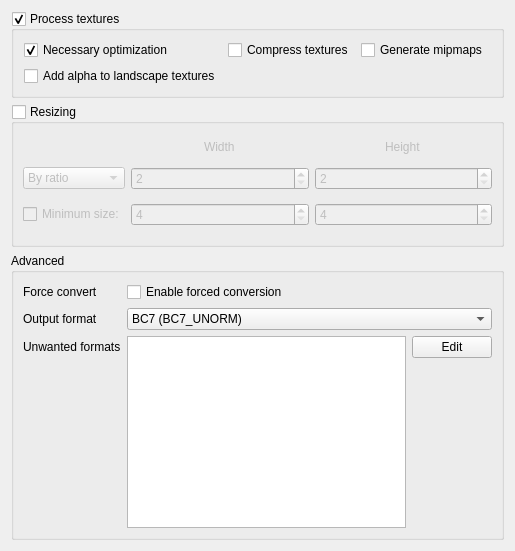
<?xml version="1.0" encoding="UTF-8"?>
<ui version="4.0">
 <class>AdvancedTexturesWindow</class>
 <widget class="QWidget" name="AdvancedTexturesWindow">
  <property name="geometry">
   <rect>
    <x>0</x>
    <y>0</y>
    <width>515</width>
    <height>551</height>
   </rect>
  </property>
  <property name="windowTitle">
   <string>Form</string>
  </property>
  <layout class="QVBoxLayout" name="verticalLayout">
   <item>
    <widget class="QGroupBox" name="mainBox">
     <property name="sizePolicy">
      <sizepolicy hsizetype="Expanding" vsizetype="Fixed">
       <horstretch>0</horstretch>
       <verstretch>0</verstretch>
      </sizepolicy>
     </property>
     <property name="title">
      <string>Process textures</string>
     </property>
     <property name="flat">
      <bool>true</bool>
     </property>
     <property name="checkable">
      <bool>true</bool>
     </property>
     <layout class="QGridLayout" name="gridLayout_2">
      <item row="0" column="3">
       <widget class="QCheckBox" name="mainMipMaps">
        <property name="sizePolicy">
         <sizepolicy hsizetype="Fixed" vsizetype="Fixed">
          <horstretch>0</horstretch>
          <verstretch>0</verstretch>
         </sizepolicy>
        </property>
        <property name="minimumSize">
         <size>
          <width>0</width>
          <height>0</height>
         </size>
        </property>
        <property name="font">
         <font>
          <weight>50</weight>
          <bold>false</bold>
          <kerning>true</kerning>
         </font>
        </property>
        <property name="cursor">
         <cursorShape>WhatsThisCursor</cursorShape>
        </property>
        <property name="toolTip">
         <string>&lt;html&gt;&lt;head/&gt;&lt;body&gt;&lt;p&gt;Generates mipmaps for textures, improving the performance at the cost of higher disk and vram usage.&lt;/p&gt;&lt;/body&gt;&lt;/html&gt;</string>
        </property>
        <property name="text">
         <string>Generate mipmaps</string>
        </property>
        <property name="checked">
         <bool>false</bool>
        </property>
       </widget>
      </item>
      <item row="0" column="0">
       <widget class="QCheckBox" name="mainNecessary">
        <property name="sizePolicy">
         <sizepolicy hsizetype="Fixed" vsizetype="Fixed">
          <horstretch>0</horstretch>
          <verstretch>0</verstretch>
         </sizepolicy>
        </property>
        <property name="minimumSize">
         <size>
          <width>0</width>
          <height>0</height>
         </size>
        </property>
        <property name="cursor">
         <cursorShape>WhatsThisCursor</cursorShape>
        </property>
        <property name="toolTip">
         <string>&lt;html&gt;&lt;head/&gt;&lt;body&gt;&lt;p&gt;Converts any TGA files into DDS, as SSE cannot read these. Attempts to convert and fix any textures that would crash the game, as some older formats are incompatible with SSE.&lt;/p&gt;&lt;/body&gt;&lt;/html&gt;</string>
        </property>
        <property name="text">
         <string>Necessary optimization</string>
        </property>
        <property name="checked">
         <bool>true</bool>
        </property>
       </widget>
      </item>
      <item row="0" column="1">
       <widget class="QCheckBox" name="mainCompress">
        <property name="sizePolicy">
         <sizepolicy hsizetype="Fixed" vsizetype="Fixed">
          <horstretch>0</horstretch>
          <verstretch>0</verstretch>
         </sizepolicy>
        </property>
        <property name="cursor">
         <cursorShape>WhatsThisCursor</cursorShape>
        </property>
        <property name="toolTip">
         <string>&lt;html&gt;&lt;head/&gt;&lt;body&gt;&lt;p&gt;Compresses uncompressed textures to the configured output format. It is recommended for SSE and FO4, but may highly decrease quality for other games.&lt;/p&gt;&lt;/body&gt;&lt;/html&gt;</string>
        </property>
        <property name="text">
         <string>Compress textures</string>
        </property>
       </widget>
      </item>
      <item row="1" column="0">
       <widget class="QCheckBox" name="mainAlphaLandscape">
        <property name="sizePolicy">
         <sizepolicy hsizetype="Fixed" vsizetype="Fixed">
          <horstretch>0</horstretch>
          <verstretch>0</verstretch>
         </sizepolicy>
        </property>
        <property name="cursor">
         <cursorShape>WhatsThisCursor</cursorShape>
        </property>
        <property name="toolTip">
         <string>&lt;html&gt;&lt;head/&gt;&lt;body&gt;&lt;p&gt;Add an alpha layer to landscape textures. Required for SSE&lt;/p&gt;&lt;/body&gt;&lt;/html&gt;</string>
        </property>
        <property name="text">
         <string>Add alpha to landscape textures</string>
        </property>
       </widget>
      </item>
     </layout>
    </widget>
   </item>
   <item>
    <widget class="QGroupBox" name="resizingBox">
     <property name="title">
      <string>Resizing</string>
     </property>
     <property name="checkable">
      <bool>true</bool>
     </property>
     <property name="checked">
      <bool>false</bool>
     </property>
     <layout class="QGridLayout" name="gridLayout">
      <item row="0" column="1" alignment="Qt::AlignHCenter">
       <widget class="QLabel" name="label_15">
        <property name="sizePolicy">
         <sizepolicy hsizetype="Maximum" vsizetype="Maximum">
          <horstretch>0</horstretch>
          <verstretch>0</verstretch>
         </sizepolicy>
        </property>
        <property name="text">
         <string>Width</string>
        </property>
       </widget>
      </item>
      <item row="0" column="2" alignment="Qt::AlignHCenter">
       <widget class="QLabel" name="label_16">
        <property name="sizePolicy">
         <sizepolicy hsizetype="Maximum" vsizetype="Maximum">
          <horstretch>0</horstretch>
          <verstretch>0</verstretch>
         </sizepolicy>
        </property>
        <property name="text">
         <string>Height</string>
        </property>
       </widget>
      </item>
      <item row="1" column="2">
       <widget class="QSpinBox" name="resizingHeight">
        <property name="sizePolicy">
         <sizepolicy hsizetype="MinimumExpanding" vsizetype="Fixed">
          <horstretch>0</horstretch>
          <verstretch>0</verstretch>
         </sizepolicy>
        </property>
        <property name="minimum">
         <number>2</number>
        </property>
        <property name="maximum">
         <number>10</number>
        </property>
       </widget>
      </item>
      <item row="1" column="1">
       <widget class="QSpinBox" name="resizingWidth">
        <property name="sizePolicy">
         <sizepolicy hsizetype="MinimumExpanding" vsizetype="Fixed">
          <horstretch>0</horstretch>
          <verstretch>0</verstretch>
         </sizepolicy>
        </property>
        <property name="minimum">
         <number>2</number>
        </property>
        <property name="maximum">
         <number>10</number>
        </property>
       </widget>
      </item>
      <item row="1" column="0">
       <widget class="QComboBox" name="resizingMode">
        <item>
         <property name="text">
          <string>By ratio</string>
         </property>
        </item>
        <item>
         <property name="text">
          <string>By fixed size</string>
         </property>
        </item>
       </widget>
      </item>
      <item row="2" column="1">
       <widget class="QSpinBox" name="resizingMinimumWidth">
        <property name="sizePolicy">
         <sizepolicy hsizetype="MinimumExpanding" vsizetype="Fixed">
          <horstretch>0</horstretch>
          <verstretch>0</verstretch>
         </sizepolicy>
        </property>
        <property name="minimum">
         <number>4</number>
        </property>
        <property name="maximum">
         <number>4096</number>
        </property>
       </widget>
      </item>
      <item row="2" column="2">
       <widget class="QSpinBox" name="resizingMinimumHeight">
        <property name="sizePolicy">
         <sizepolicy hsizetype="MinimumExpanding" vsizetype="Fixed">
          <horstretch>0</horstretch>
          <verstretch>0</verstretch>
         </sizepolicy>
        </property>
        <property name="minimum">
         <number>4</number>
        </property>
        <property name="maximum">
         <number>4096</number>
        </property>
       </widget>
      </item>
      <item row="2" column="0">
       <widget class="QCheckBox" name="resizingMinimumCheckBox">
        <property name="cursor">
         <cursorShape>WhatsThisCursor</cursorShape>
        </property>
        <property name="toolTip">
         <string>&lt;html&gt;&lt;head/&gt;&lt;body&gt;&lt;p&gt;Resizes texture dimensions to the given sizes. Must result in texture dimensions expressed in powers of two, no less than 4x4.&lt;/p&gt;&lt;/body&gt;&lt;/html&gt;</string>
        </property>
        <property name="text">
         <string>Minimum size:</string>
        </property>
       </widget>
      </item>
     </layout>
    </widget>
   </item>
   <item>
    <widget class="QGroupBox" name="texturesAdvancedGroupBox">
     <property name="title">
      <string>Advanced</string>
     </property>
     <layout class="QGridLayout" name="gridLayout_3">
      <item row="1" column="1" colspan="2">
       <widget class="QComboBox" name="outputFormat">
        <item>
         <property name="text">
          <string>BC7 (BC7_UNORM)</string>
         </property>
        </item>
        <item>
         <property name="text">
          <string>BC3 (BC3_UNORM)</string>
         </property>
        </item>
        <item>
         <property name="text">
          <string>BC1 (BC1_UNORM)</string>
         </property>
        </item>
        <item>
         <property name="text">
          <string>Uncompressed (R8G8B8A8_UNORM)</string>
         </property>
        </item>
       </widget>
      </item>
      <item row="0" column="1" colspan="2">
       <widget class="QCheckBox" name="tgaConversion">
        <property name="text">
         <string>Enable forced conversion</string>
        </property>
       </widget>
      </item>
      <item row="1" column="0">
       <widget class="QLabel" name="label_12">
        <property name="cursor">
         <cursorShape>WhatsThisCursor</cursorShape>
        </property>
        <property name="toolTip">
         <string>&lt;html&gt;&lt;head/&gt;&lt;body&gt;&lt;p&gt;Output format for uncompressed textures, modified textures, and converted TGA files. BC7 should only be used for SSE or FO4.&lt;/p&gt;&lt;/body&gt;&lt;/html&gt;</string>
        </property>
        <property name="text">
         <string>Output format</string>
        </property>
       </widget>
      </item>
      <item row="2" column="1" rowspan="2">
       <widget class="QListWidget" name="texturesUnwantedFormatsList"/>
      </item>
      <item row="2" column="2">
       <widget class="QPushButton" name="texturesUnwantedFormatsEdit">
        <property name="text">
         <string>Edit</string>
        </property>
       </widget>
      </item>
      <item row="2" column="0">
       <widget class="QLabel" name="label_19">
        <property name="cursor">
         <cursorShape>WhatsThisCursor</cursorShape>
        </property>
        <property name="toolTip">
         <string>&lt;html&gt;&lt;head/&gt;&lt;body&gt;&lt;p&gt;Textures using these formats will be converted to a supported format.&lt;/p&gt;&lt;/body&gt;&lt;/html&gt;</string>
        </property>
        <property name="text">
         <string>Unwanted formats</string>
        </property>
       </widget>
      </item>
      <item row="0" column="0">
       <widget class="QLabel" name="label_14">
        <property name="cursor">
         <cursorShape>WhatsThisCursor</cursorShape>
        </property>
        <property name="toolTip">
         <string>&lt;html&gt;&lt;head/&gt;&lt;body&gt;&lt;p&gt;Will convert TGAs to a compatible DDS format if option is selected.&lt;/p&gt;&lt;/body&gt;&lt;/html&gt;</string>
        </property>
        <property name="text">
         <string>Force convert</string>
        </property>
       </widget>
      </item>
     </layout>
    </widget>
   </item>
  </layout>
 </widget>
 <resources/>
 <connections/>
</ui>
